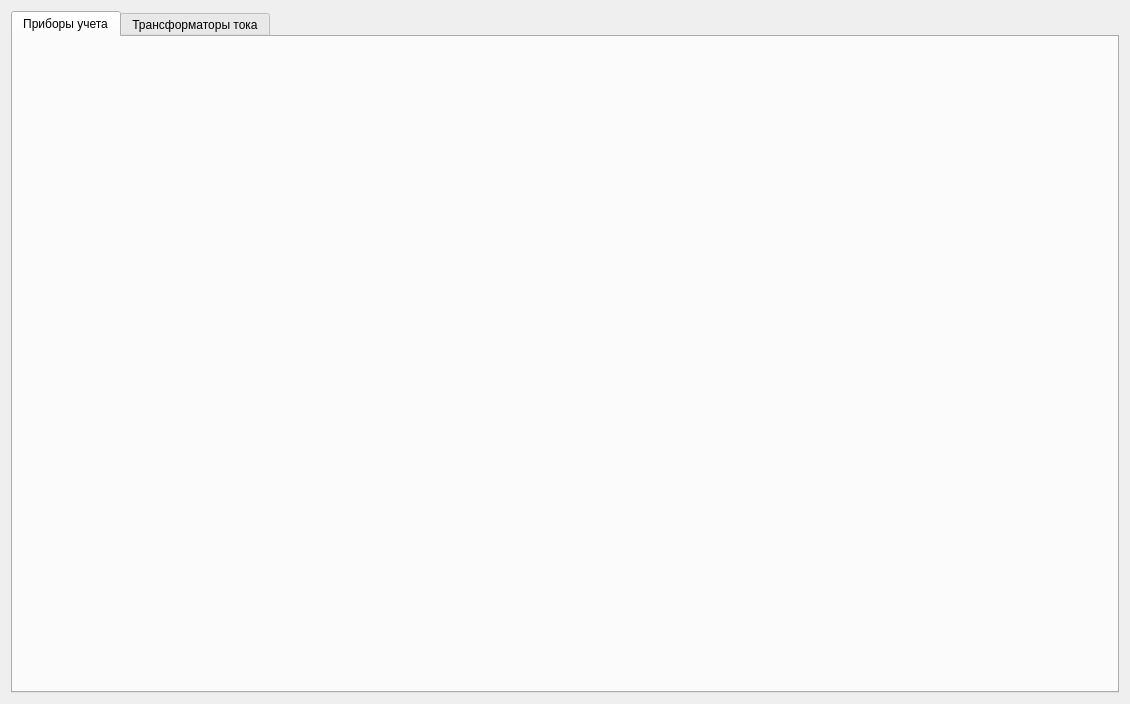
<?xml version="1.0" encoding="UTF-8"?>
<ui version="4.0">
 <class>EquipmentWidget</class>
 <widget class="QWidget" name="EquipmentWidget">
  <property name="geometry">
   <rect>
    <x>0</x>
    <y>0</y>
    <width>1130</width>
    <height>704</height>
   </rect>
  </property>
  <property name="windowTitle">
   <string>EquipmentWidget</string>
  </property>
  <layout class="QVBoxLayout" name="verticalLayout">
   <item>
    <widget class="QTabWidget" name="equipmentTabWidget">
     <property name="currentIndex">
      <number>0</number>
     </property>
     <widget class="QWidget" name="metersTab">
      <attribute name="title">
       <string>Приборы учета</string>
      </attribute>
      <layout class="QVBoxLayout" name="metersLayout"/>
     </widget>
     <widget class="QWidget" name="currentTransformersTab">
      <attribute name="title">
       <string>Трансформаторы тока</string>
      </attribute>
      <layout class="QVBoxLayout" name="ctLayout"/>
     </widget>
    </widget>
   </item>
  </layout>
 </widget>
 <resources/>
 <connections/>
</ui>
